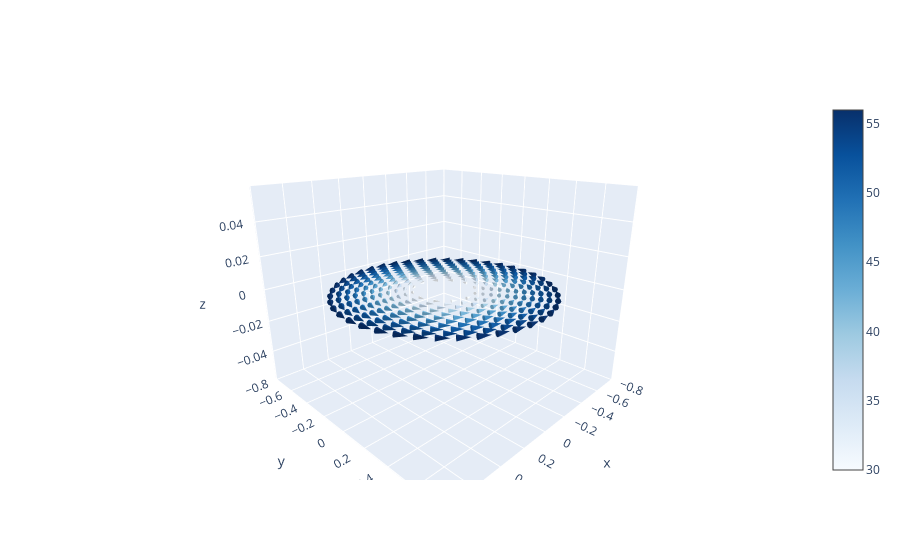

Here is the notebook cell this chart was saved with:
### Code cell
"""Graphing vector field to check velocity directions"""
import plotly.graph_objects as go

fig = go.Figure(data = go.Cone(
    x = df['X'],
    y = df['Y'],
    z = df['Z'],
    u = df['V_x'],
    v = df['V_y'],
    w = df['V_z'],
    colorscale = 'Blues',
    sizemode = "absolute",
    sizeref = 40))

fig.update_layout(
    scene = dict(aspectratio = dict(x = 1, y = 1, z = 0.8),
    camera_eye = dict(x = 1.2, y = 1.2, z = 0.6)))

fig.show()

### Figure 1 — Plotly figure (JSON) as saved in the notebook; plotly's stock layout.template omitted (floating-point values rounded to 4 significant figures; data arrays with more than 128 entries replaced by an {"elided": "..."} marker saying what was removed)
{"data": [{"colorscale": [[0, "rgb(247,251,255)"], [0.125, "rgb(222,235,247)"], [0.25, "rgb(198,219,239)"], [0.375, "rgb(158,202,225)"], [0.5, "rgb(107,174,214)"], [0.625, "rgb(66,146,198)"], [0.75, "rgb(33,113,181)"], [0.875, "rgb(8,81,156)"], [1, "rgb(8,48,107)"]], "sizemode": "absolute", "sizeref": 40, "type": "cone", "u": {"elided": "297 float values"}, "v": {"elided": "297 float values"}, "w": {"elided": "297 int values"}, "x": {"elided": "297 float values"}, "y": {"elided": "297 float values"}, "z": {"elided": "297 int values"}}], "layout": {"scene": {"aspectratio": {"x": 1, "y": 1, "z": 0.8}, "camera": {"eye": {"x": 1.2, "y": 1.2, "z": 0.6}}}}}
